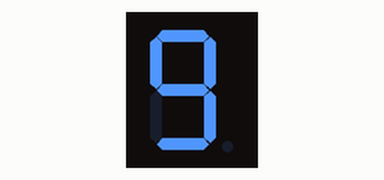
This sketch was run on a simulated Arduino Uno, built with avr-gcc and run on an emulated ATmega328P. Parts: 1-digit seven-segment display. Wiring (inferred from the names in the program): 1-digit 7-segment display, segments lit when LOW: segments pin 12, pin 13, pin 9, pin 8, pin 7, pin 11, pin 10. The segment pins are drawn as the display they are named for.

Above: at 0.1 s.
At 2.1 s:
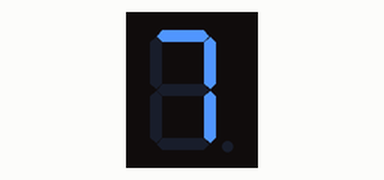
At 4.1 s:
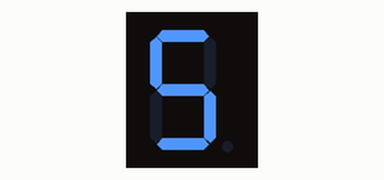
At 9.1 s:
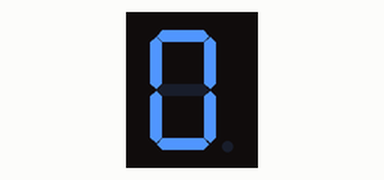
At 13.1 s:
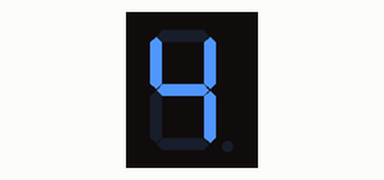
At 19.1 s:
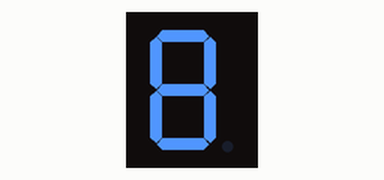

Measured:
- by itself, everything shown: repeats every 18.0 s, in 18 steps
- what the display in image 1 shows lasts 1.0 s, from 2.0 s to 3.0 s

The sketch:

NumberCountdown.ino
```cpp
// (licence header left out)
void setup() {
  pinMode(7, OUTPUT);
  pinMode(8, OUTPUT);
  pinMode(9, OUTPUT);
  pinMode(10, OUTPUT);
  pinMode(11, OUTPUT);
  pinMode(12, OUTPUT);
  pinMode(13, OUTPUT);

}
int a = 12;
int b = 13;
int c = 9;
int d = 8;
int e = 7;
int f = 11;
int g = 10;


void loop() {
nine();
eight();
seven();
six();
five();
four();
three();
two();
one();
zero();
one();
two();
three();
four();
five();
six();
seven();
eight();
}
void nine(){
 // write '9' complete
 digitalWrite(a, 0);
 digitalWrite(b, 0);
 digitalWrite(c, 0);
 digitalWrite(d, 0);
 digitalWrite(e, 1);
 digitalWrite(f, 0);
 digitalWrite(g, 0);
 delay(1000);
}
void eight(){
 // write '8' complete
 digitalWrite(a, 0);
 digitalWrite(b, 0);
 digitalWrite(c, 0);
 digitalWrite(d, 0);
 digitalWrite(e, 0);
 digitalWrite(f, 0);
 digitalWrite(g, 0);
 delay(1000);
}
void seven(){
 // write '7' complete
 digitalWrite(a, 0);
 digitalWrite(b, 0);
 digitalWrite(c, 0);
 digitalWrite(d, 1);
 digitalWrite(e, 1);
 digitalWrite(f, 1);
 digitalWrite(g, 1);
 delay(1000);
}
void six(){
 // write '6'
 digitalWrite(a, 0);
 digitalWrite(b, 1);
 digitalWrite(c, 0);
 digitalWrite(d, 0);
 digitalWrite(e, 0);
 digitalWrite(f, 0);
 digitalWrite(g, 0);
 delay(1000);
}
void five(){
 // write '5'
 digitalWrite(a, 0);
 digitalWrite(b, 1);
 digitalWrite(c, 0);
 digitalWrite(d, 0);
 digitalWrite(e, 1);
 digitalWrite(f, 0);
 digitalWrite(g, 0);
 delay(1000);
}
void four(){
 // write '4'
 digitalWrite(a, 1);
 digitalWrite(b, 0);
 digitalWrite(c, 0);
 digitalWrite(d, 1);
 digitalWrite(e, 1);
 digitalWrite(f, 0);
 digitalWrite(g, 0);
 delay(1000);
}
void three(){
 // write '3' corrected
 digitalWrite(a, 0);
 digitalWrite(b, 0);
 digitalWrite(c, 0);
 digitalWrite(d, 0);
 digitalWrite(e, 1);
 digitalWrite(f, 1);
 digitalWrite(g, 0);
 delay(1000);
}
void two(){
 // write '2'
 digitalWrite(a, 0);
 digitalWrite(b, 0);
 digitalWrite(c, 1);
 digitalWrite(d, 0);
 digitalWrite(e, 0);
 digitalWrite(f, 1);
 digitalWrite(g, 0);
 delay(1000);
}
void one(){
 // write '1'
 digitalWrite(a, 1);
 digitalWrite(b, 0);
 digitalWrite(c, 0);
 digitalWrite(d, 1);
 digitalWrite(e, 1);
 digitalWrite(f, 1);
 digitalWrite(g, 1);
 delay(1000);
}
void zero(){
 // write '0'
 digitalWrite(a, 0);
 digitalWrite(b, 0);
 digitalWrite(c, 0);
 digitalWrite(d, 0);
 digitalWrite(e, 0);
 digitalWrite(f, 0);
 digitalWrite(g, 1);
 delay(1000);
}
```
